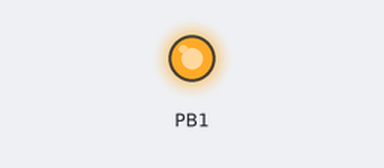
This sketch was run on a simulated ATtiny85, built with avr-gcc and run on an emulated ATtiny85. Parts: output pins drawn as LEDs (lit = HIGH).

Above: at 0.1 s.
At 31.3 s:
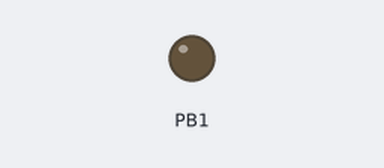
Timing chart, 0 to 40.0 s (numbered marks = the images above):
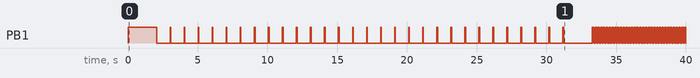

Measured:
- by itself, PB1: goes HIGH 2.1 s, 29 × (LOW 0.95 s, HIGH 0.06 s), LOW 2.1 s, 33 × (HIGH 0.10 s, LOW 0.10 s), HIGH 0.10 s, then LOW

The sketch:

keyboard-fakeout-demo.ino
```cpp
#include "DigiKeyboard.h"

// the setup routine runs once when you press reset:
void setup() {
  // initialize the digital pin as an output.
  pinMode(1, OUTPUT);
}

// the loop routine runs over and over again forever:
void loop() {
  digitalWrite(1, HIGH);

  // Payload
  DigiKeyboard.sendKeyStroke(0);
  DigiKeyboard.delay(500);

  // WIN+R
  DigiKeyboard.sendKeyStroke(KEY_R, MOD_GUI_LEFT);
  DigiKeyboard.delay(500);

  // Notepad
  DigiKeyboard.print("notepad.exe");
  DigiKeyboard.sendKeyStroke(KEY_ENTER);
  DigiKeyboard.delay(500);

  // Message
  DigiKeyboard.print("This message was automatically typed by a USB device.");
  DigiKeyboard.sendKeyStroke(KEY_ENTER);
  DigiKeyboard.print("It could have stolen your saved passwords, or deleted your files before you knew what was happening.");
  DigiKeyboard.sendKeyStroke(KEY_ENTER);
  DigiKeyboard.sendKeyStroke(KEY_ENTER);
  DigiKeyboard.print("In fact, it will start deleting your files in 30 seconds - if you don't remove it first.");
  DigiKeyboard.sendKeyStroke(KEY_ENTER);

  for(int x = 30; x > 0; x--) {
    digitalWrite(1,HIGH);
    DigiKeyboard.print(x);
    DigiKeyboard.print(" ");
    delay(50);
    digitalWrite(1,LOW);
    delay(950);
  }

  DigiKeyboard.sendKeyStroke(KEY_F4, MOD_ALT_LEFT);
  DigiKeyboard.delay(50);
  DigiKeyboard.sendKeyStroke(KEY_N);

  DigiKeyboard.delay(500);

  DigiKeyboard.sendKeyStroke(KEY_R, MOD_GUI_LEFT);
  DigiKeyboard.delay(500);
  DigiKeyboard.print("cmd /C dir /B /S %USERPROFILE%");
  DigiKeyboard.sendKeyStroke(KEY_ENTER);

  // Turn the LED on to indicate we're done
  digitalWrite(1,LOW);

  // Do nothing forever
  while(true) {
    digitalWrite(1, HIGH);
    delay(100);
    digitalWrite(1, LOW);
    delay(100);
  }
}
```
